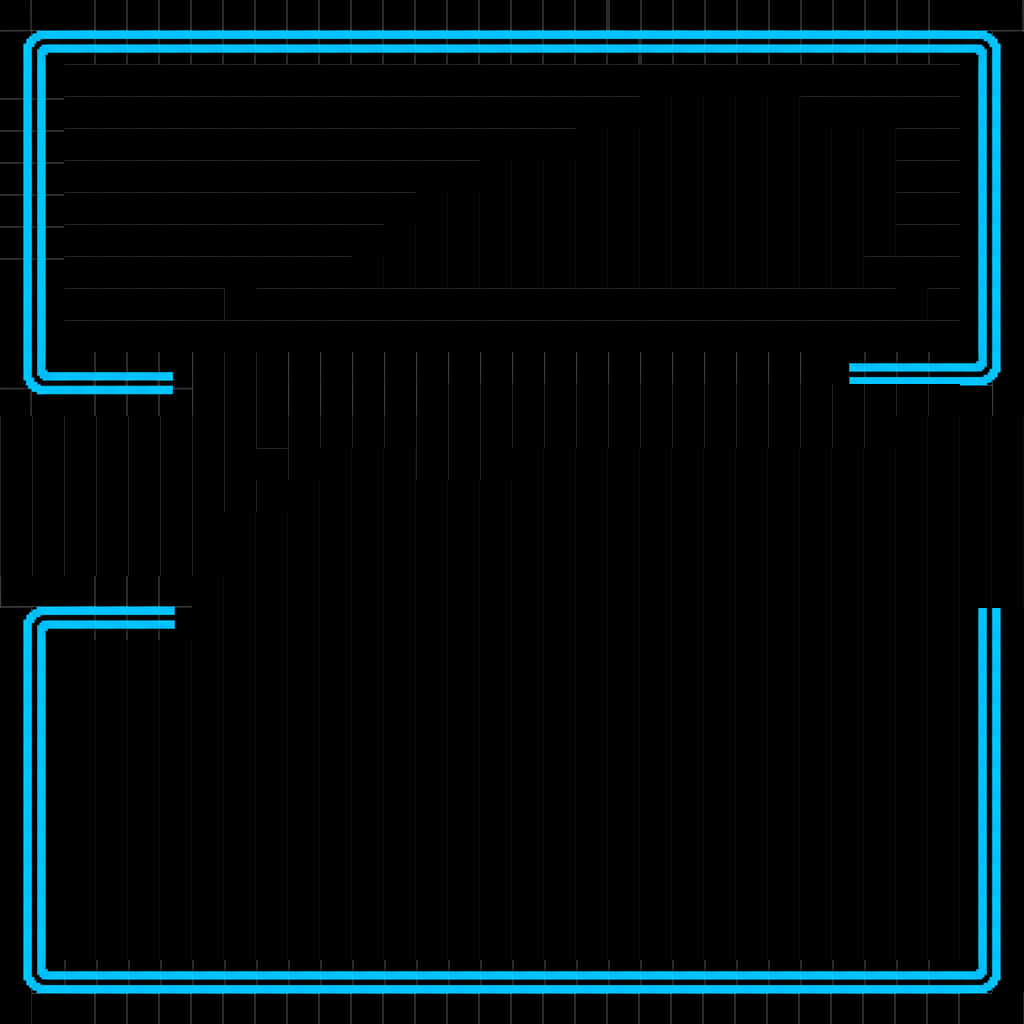

A 2D game scene composited from a Tiled map and its tileset images. What follows is a short description and the map's XML, with every tile layer's data as written:
An orthogonal 32x32 tile map with 32x32 px tiles, 1 tile layer (Calque de Tuiles 1).

<map version="1.10" tiledversion="1.11.2" orientation="orthogonal" renderorder="right-down" width="32" height="32" tilewidth="32" tileheight="32" infinite="0" nextlayerid="2" nextobjectid="1">
 <tileset firstgid="1" name="map" tilewidth="32" tileheight="32" tilecount="1024" columns="32">
  <image source="map.png" width="1024" height="1024" />
 </tileset>
 <layer id="1" name="Calque de Tuiles 1" width="32" height="32">
  <data encoding="csv">
482,483,484,484,484,484,484,484,484,484,484,484,484,484,484,484,484,484,484,2147484132,2147484132,2147484132,2147484132,2147484132,2147484132,2147484132,2147484132,2147484132,2147484132,2147484132,2147484131,482,
514,515,516,516,516,516,516,516,516,516,516,516,516,516,516,516,516,516,516,516,2147484164,2147484164,2147484164,2147484164,2147484164,2147484164,2147484164,2147484164,2147484164,2147484164,2147484163,2147484162,
546,547,323,323,323,323,323,323,323,323,323,323,323,323,323,323,323,323,323,323,323,323,323,323,323,323,323,323,323,323,2147484195,2147484194,
578,579,323,323,323,323,323,323,323,323,323,323,323,323,323,323,323,323,323,323,810,810,810,810,810,323,323,323,323,323,2147484195,2147484194,
578,579,323,323,323,323,323,323,323,323,323,323,323,323,323,323,323,323,810,810,810,810,810,810,810,810,810,810,323,323,2147484195,2147484194,
578,579,323,323,323,323,323,323,323,323,323,323,323,323,323,810,810,810,810,810,810,810,810,810,810,810,810,810,323,323,2147484195,2147484194,
578,579,323,323,323,323,323,323,323,323,323,323,323,810,810,810,810,810,810,810,810,810,810,810,810,810,810,810,323,323,2147484195,2147484194,
578,579,323,323,323,323,323,323,323,323,323,323,810,810,810,810,810,810,810,810,810,810,810,810,810,810,810,810,323,323,2147484195,2147484194,
578,579,323,323,323,323,323,323,323,323,323,810,810,810,810,810,810,810,810,810,810,810,810,810,810,810,810,323,323,323,2147484195,2147484194,
546,547,323,323,323,323,323,405,323,323,323,323,323,323,323,323,323,323,323,323,323,323,323,323,323,323,323,323,810,323,2147484195,2147484194,
546,547,323,323,323,323,323,323,323,323,323,323,323,323,323,323,323,323,323,323,323,323,323,323,323,323,323,323,323,323,2147484195,2147484194,
610,611,612,612,612,613,385,405,405,385,385,385,385,385,385,385,385,385,385,385,385,385,385,385,385,385,3221225989,3221225988,3221225988,3221225988,3221225987,3221225986,
642,643,644,644,644,645,385,405,405,385,385,385,385,385,405,405,405,405,405,405,405,405,405,405,405,405,405,405,405,405,3221225955,385,
405,405,405,405,405,405,405,405,405,405,405,405,405,405,405,405,405,405,405,405,405,405,405,405,405,405,405,405,810,810,810,810,
405,405,405,405,405,405,405,405,323,405,810,810,810,405,405,405,810,810,810,810,810,810,810,810,810,810,810,810,810,810,810,810,
405,405,405,405,405,405,405,405,405,810,810,810,810,810,810,810,810,810,810,810,810,810,810,810,810,810,810,810,810,810,810,810,
405,405,405,405,405,405,405,810,810,810,810,810,810,810,810,810,810,810,810,810,810,810,810,810,810,810,810,810,810,810,810,810,
405,405,405,405,405,405,405,810,810,810,810,810,810,810,810,810,810,810,810,810,810,810,810,810,810,810,810,810,810,810,810,810,
481,483,484,484,484,485,810,810,810,810,810,810,810,810,810,810,810,810,810,810,810,810,810,810,810,810,810,810,810,810,810,810,
514,515,516,516,516,517,810,810,810,810,810,810,810,810,810,810,810,810,810,810,810,810,810,810,810,810,810,810,810,810,2147484195,2147484194,
546,547,810,810,810,810,810,810,810,810,810,810,810,810,810,810,810,810,810,810,810,810,810,810,810,810,810,810,810,810,2147484195,2147484194,
546,547,810,810,810,810,810,810,810,810,810,810,810,810,810,810,810,810,810,810,810,810,810,810,810,810,810,810,810,810,2147484195,2147484194,
546,547,810,810,810,810,810,810,810,810,810,810,810,810,810,810,810,810,810,810,810,810,810,810,810,810,810,810,810,810,2147484195,2147484194,
546,547,810,810,810,810,810,810,810,810,810,810,810,810,810,810,810,810,810,810,810,810,810,810,810,810,810,810,810,810,2147484195,2147484194,
546,547,810,810,810,810,810,810,810,810,810,810,810,810,810,810,810,810,810,810,810,810,810,810,810,810,810,810,810,810,2147484195,2147484194,
546,547,810,810,810,810,810,810,810,810,810,810,810,810,810,810,810,810,810,810,810,810,810,810,810,810,810,810,810,810,2147484195,2147484194,
546,547,810,810,810,810,810,810,810,810,810,810,810,810,810,810,810,810,810,810,810,810,810,810,810,810,810,810,810,810,2147484195,2147484194,
546,547,810,810,810,810,810,810,810,810,810,810,810,810,810,810,810,810,810,810,810,810,810,810,810,810,810,810,810,810,2147484195,2147484194,
546,547,810,810,810,810,810,810,810,810,810,810,810,810,810,810,810,810,810,810,810,810,810,810,810,810,810,810,810,810,2147484195,2147484194,
546,547,810,810,810,810,810,810,810,810,810,810,810,810,810,810,810,810,810,810,810,810,810,810,810,810,810,810,810,810,2147484195,2147484194,
1073742338,1073742339,3221225988,3221225988,3221225988,3221225988,3221225988,3221225988,3221225988,3221225988,3221225988,3221225988,3221225988,3221225988,3221225988,3221225988,3221225988,3221225988,3221225988,3221225988,3221225988,3221225988,3221225988,3221225988,3221225988,3221225988,3221225988,3221225988,3221225988,3221225988,3221225987,3221225986,
742,1073742307,1073742308,1073742308,1073742308,1073742308,1073742308,1073742308,1073742308,1073742308,1073742308,1073742308,1073742308,1073742308,1073742308,1073742308,1073742308,1073742308,1073742308,1073742308,1073742308,1073742308,1073742308,1073742308,1073742308,1073742308,1073742308,1073742308,1073742308,1073742308,3221225955,742
</data>
 </layer>
</map>
